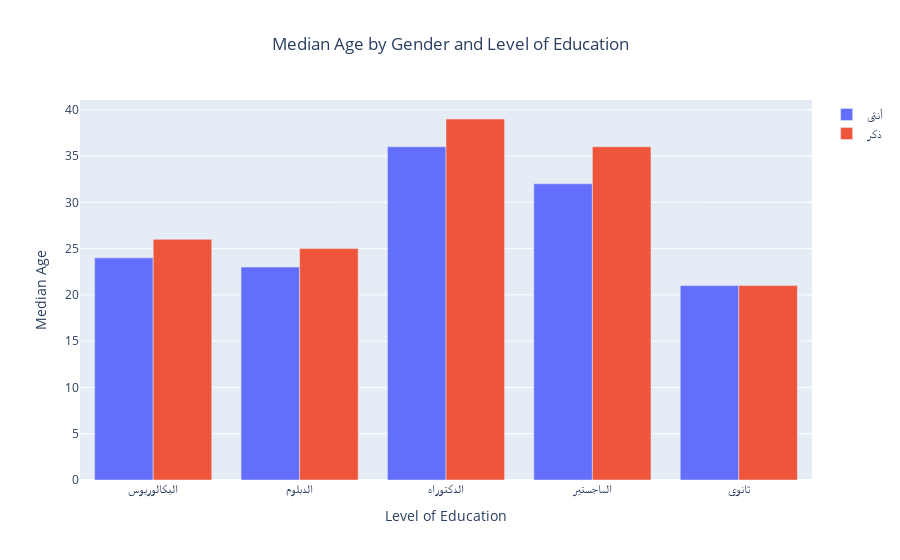

Notebook source saved alongside this figure:
### Code cell
genders = median_age['Gender'].unique()
fig = go.Figure()

for gender in genders:
    gender_data = median_age[median_age['Gender'] == gender]
    fig.add_trace(
        go.Bar(
            x=gender_data['Level of Education'],  # Education Levels
            y=gender_data['Age'],                # Median Age
            name=gender                          # Gender as legend
        )
    )

# Update layout
fig.update_layout(
    title='Median Age by Gender and Level of Education',
    xaxis_title='Level of Education',
    yaxis_title='Median Age',
    barmode='group',  # Group bars by Gender
    title_x=0.5       # Center the title
)

fig.show()

### Figure 1 — Plotly figure (JSON) as saved in the notebook; plotly's stock layout.template omitted (floating-point values rounded to 4 significant figures)
{"data": [{"name": "أنثى", "type": "bar", "x": ["البكالوريوس", "الدبلوم", "الدكتوراه", "الماجستير", "ثانوي"], "y": [24, 23, 36, 32, 21]}, {"name": "ذكر", "type": "bar", "x": ["البكالوريوس", "الدبلوم", "الدكتوراه", "الماجستير", "ثانوي"], "y": [26, 25, 39, 36, 21]}], "layout": {"barmode": "group", "title": {"text": "Median Age by Gender and Level of Education", "x": 0.5}, "xaxis": {"title": {"text": "Level of Education"}}, "yaxis": {"title": {"text": "Median Age"}}}}
